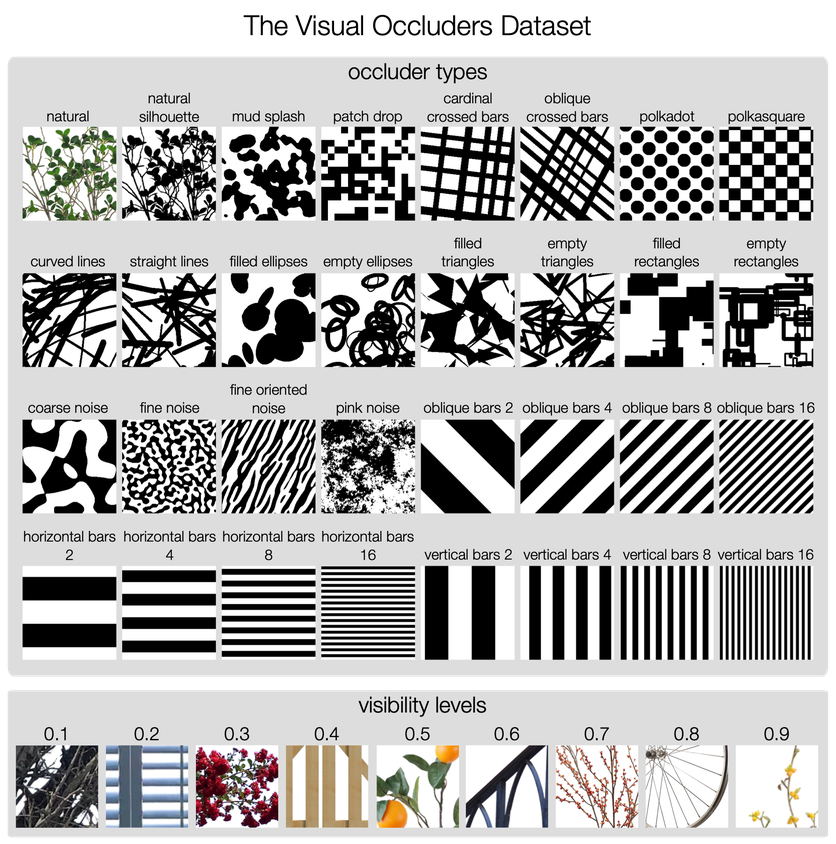
#> input picture images/VOD.png, 836 x 844 px, shrunk from 1902 x 1920 before the run, found by its file name; its folder holds 2 pictures in this run
$ python make_images.py
#> lines starting #> are read from the running program, lines starting #| are printed output that depends on the picture; pictures that were not available may be replaced by others from this repository, and a replacement may not be noted
from PIL import Image
import numpy as np
import os
import os.path as op
import shutil, glob, sys
import math
import itertools


def tile(images, out_path, num_rows=None, num_cols=None, by_col=False,
         base_gap=0, colgap=None, colgapfreq=None, rowgap=None, rowgapfreq=None,
         bgcol=(0, 0, 0, 0)):
    """
    Tiles images into a single image.  Images can be provided as filepaths or
    PIL Image objects.
    """

    # calculate num_rows and / or num_cols if not specified
    if num_rows is None and num_cols is None:
        num_rows = math.ceil(np.sqrt(len(images)))
        num_cols = math.ceil(len(images) / num_rows)
    elif num_rows is None:
        num_rows = math.ceil(len(images) / num_cols)
    elif num_cols is None:
        num_cols = math.ceil(len(images) / num_rows)

    # load images
    ims = []
    for image in images:
        if type(image) is str:
            im = Image.open(image)
            ims.append(im)
        else:
            ims.append(image)
    ims += [None] * (num_rows * num_cols - len(ims))

    # specify spatial arrangement of images
    order = 'F' if by_col else 'C'
    image_locations = np.arange(len(ims)).reshape((num_rows, num_cols),
        order=order)

    # width of each column is as wide as the widest image
    col_coords = []
    col_widths = []
    cumulative_width = base_gap
    for col in range(num_cols):

        col_images = [ims[x] for x in image_locations[:, col]]
        widths = []
        for col_image in col_images:
            if col_image:
                widths.append(col_image.size[0])
        max_width = np.max(widths)
        col_widths.append(max_width)
        col_coords.append(cumulative_width)

        # add column gap
        cumulative_width += base_gap
        if colgap and (col + 1) % colgapfreq == 0 and col < (num_cols - 1):
            cumulative_width += colgap

        cumulative_width += max_width

    # height of each row is as tall as the tallest image
    row_coords = []
    row_heights = []
    cumulative_height = base_gap
    for row in range(num_rows):

        row_images = [ims[x] for x in image_locations[row, :]]
        heights = []
        for row_image in row_images:
            if row_image is not None:
                heights.append(row_image.size[1])
        max_height = np.max(heights)
        row_heights.append(max_height)
        row_coords.append(cumulative_height)

        # add row gap
        cumulative_height += base_gap
        if rowgap and (row + 1) % rowgapfreq == 0 and row < (num_rows - 1):
            cumulative_height += rowgap

        cumulative_height += max_height

    # build tiled image
    montage = Image.new(mode='RGBA', size=(cumulative_width, cumulative_height),
        color=bgcol)
    for row, col in itertools.product(range(num_rows), range(num_cols)):
        image = ims[image_locations[row, col]]
        if image:
            # centre the image in the window
            width, height = image.size
            col_coord = col_coords[col] + math.floor(
                (col_widths[col] - width) / 2)
            row_coord = row_coords[row] + math.floor(
                (row_heights[row] - height) / 2)
            montage.paste(image, (col_coord, row_coord))
    montage.save(out_path)


def invert_tile_masks(input_paths, output_path):

#> called with output_path = 'images/occluder_examples.png'
    inverted_occluders = []
    for input_path in input_paths:
        if '/natural/' in input_path:
            inverted_occluders.append(Image.open(input_path))
        else:
            img = Image.open(input_path).convert('L')  # Convert to grayscale
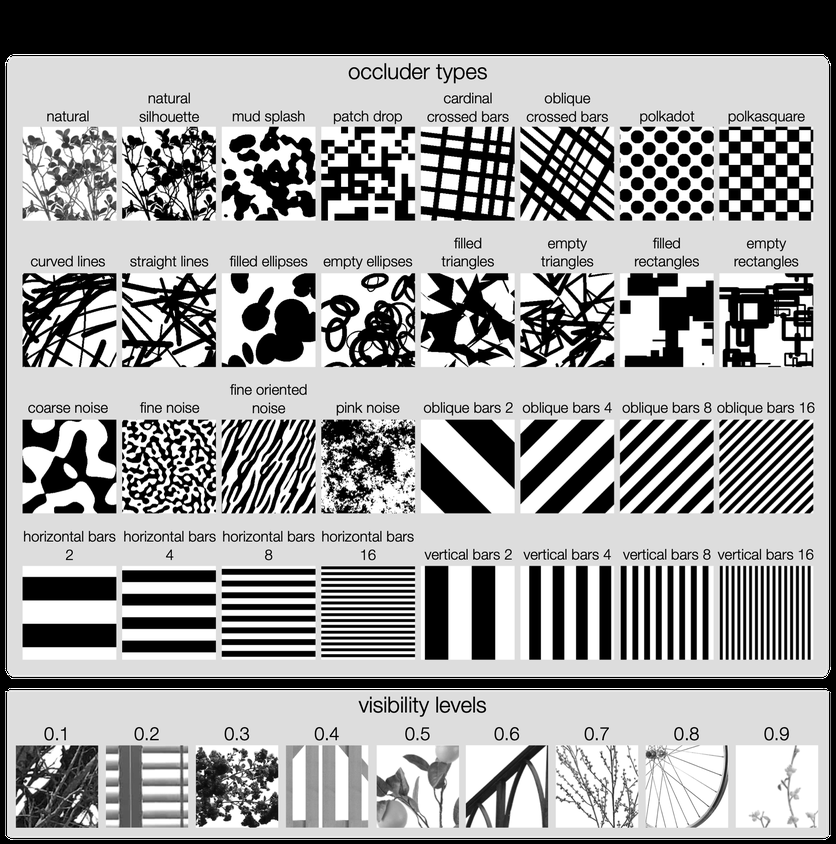
#> img: PIL image 836x844 L; min 0, max 255, mean 155.6

            # white background
            img_array = 255 - np.array(img) # black image with mask
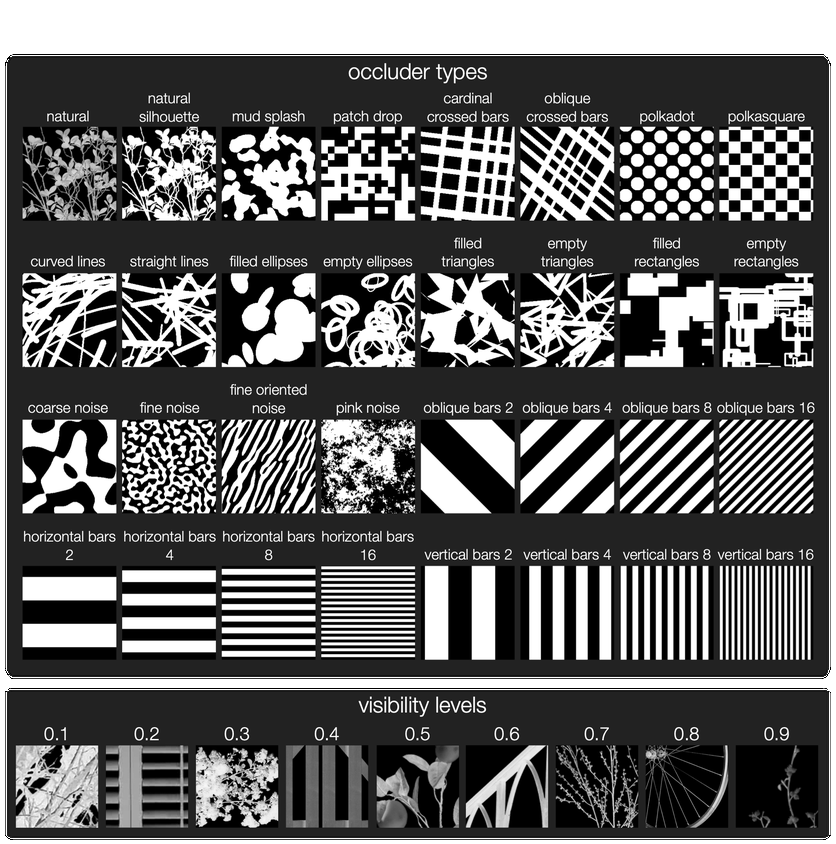
#> img_array: shape (844, 836); min 0, max 255, mean 99.4

            # transparent background
            #img_array = np.zeros((256, 256, 3))
            #img_array[:, :, 3] += np.array(img)

            inverted_occluders.append(
                Image.fromarray(img_array.astype(np.uint8))
            )

    tile(inverted_occluders, output_path, num_rows=4, base_gap=16, rowgap=128,
        rowgapfreq=1)
#> in tile, `montage = Image.new(mode='RGBA', size=(cumulative_width, cumulative_he..`: montage: PIL image 6832x3840 RGBA; every value is 0
#> after the loop in tile, `for row, col in itertools.product(range(num_rows), range(num_cols)):`:
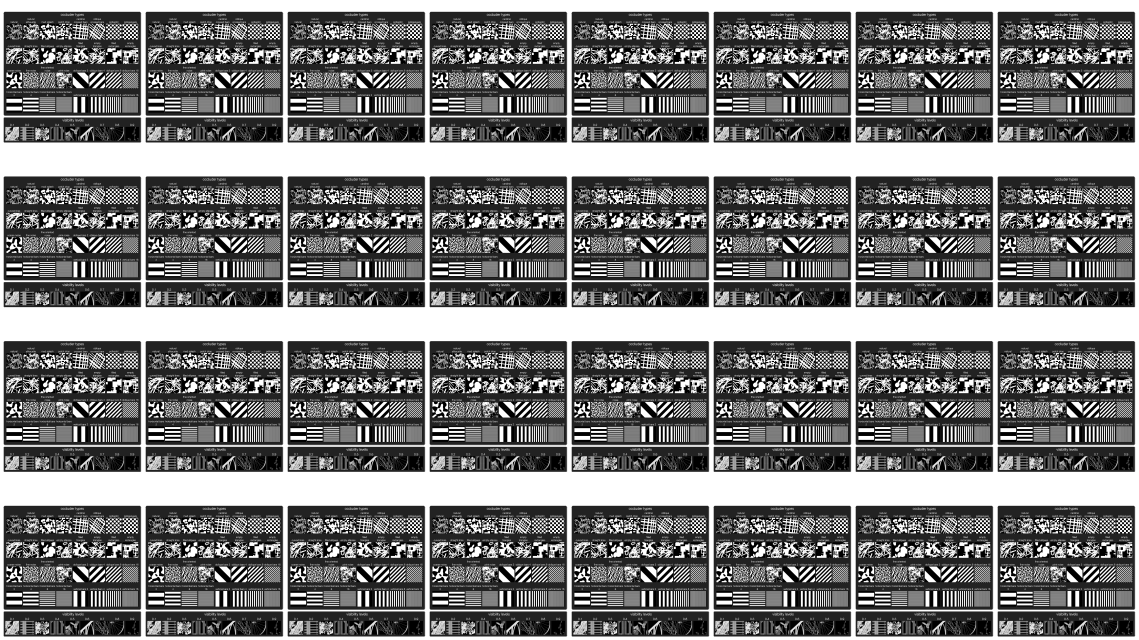
#> montage: PIL image 6832x3840 RGBA (shown at 1/6 size); mean R, G, B, A 85.6, 85.6, 85.6, 219.5; transparent parts drawn white


occluders = [
    'natural',
    'natural_silhouette',
    'mud_splash',
    'patch_drop',
    'cardinal_crossed_bars',
    'oblique_crossed_bars',
    'polkadot',
    'polkasquare',

    'curved_lines',
    'straight_lines',
    'filled_ellipses',
    'empty_ellipses',
    'filled_triangles',
    'empty_triangles',
    'filled_rectangles',
    'empty_rectangles',

    'coarse_noise',
    'fine_noise',
    'fine_oriented_noise',
    'pink_noise',
    'oblique_bars_02',
    'oblique_bars_04',
    'oblique_bars_08',
    'oblique_bars_16',

    'horizontal_bars_02',
    'horizontal_bars_04',
    'horizontal_bars_08',
    'horizontal_bars_16',
    'vertical_bars_02',
    'vertical_bars_04',
    'vertical_bars_08',
    'vertical_bars_16',
]

occluder_paths = [sorted(i.lower() for i in glob.glob(
    f'VisualOccludersDataset/{occluder}/50/*.png'))[0] for occluder in occluders
]
os.makedirs('images', exist_ok=True)
invert_tile_masks(occluder_paths, f'images/occluder_examples.png')
